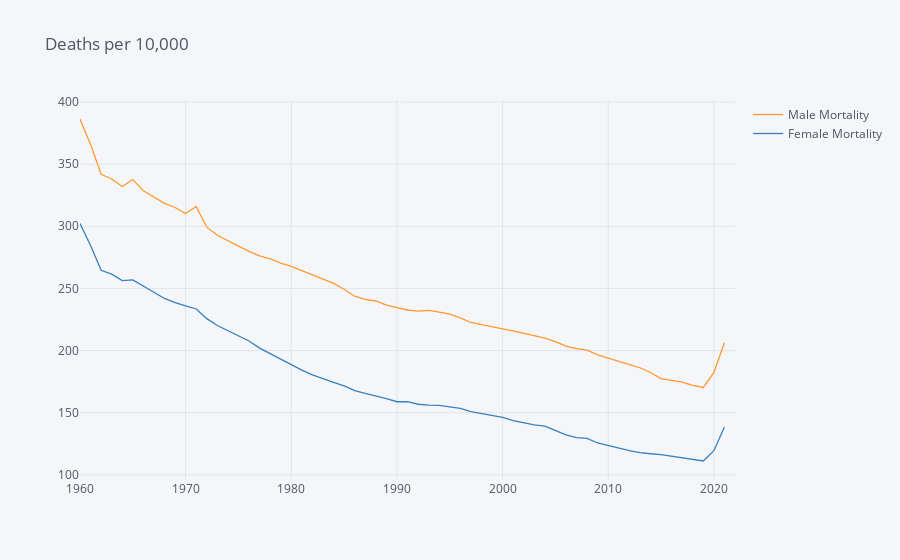

The notebook cell saved with this chart:
### Markdown cell above
Can mortality changes account for declining population?  Look at
 deaths per 10,000 people.

### Code cell
world = data.query("country=='World'")

# Drop country index for World data
world.index = world.index.droplevel('country')

world[["Male Mortality","Female Mortality"]].iplot(title="Deaths per 10,000")
